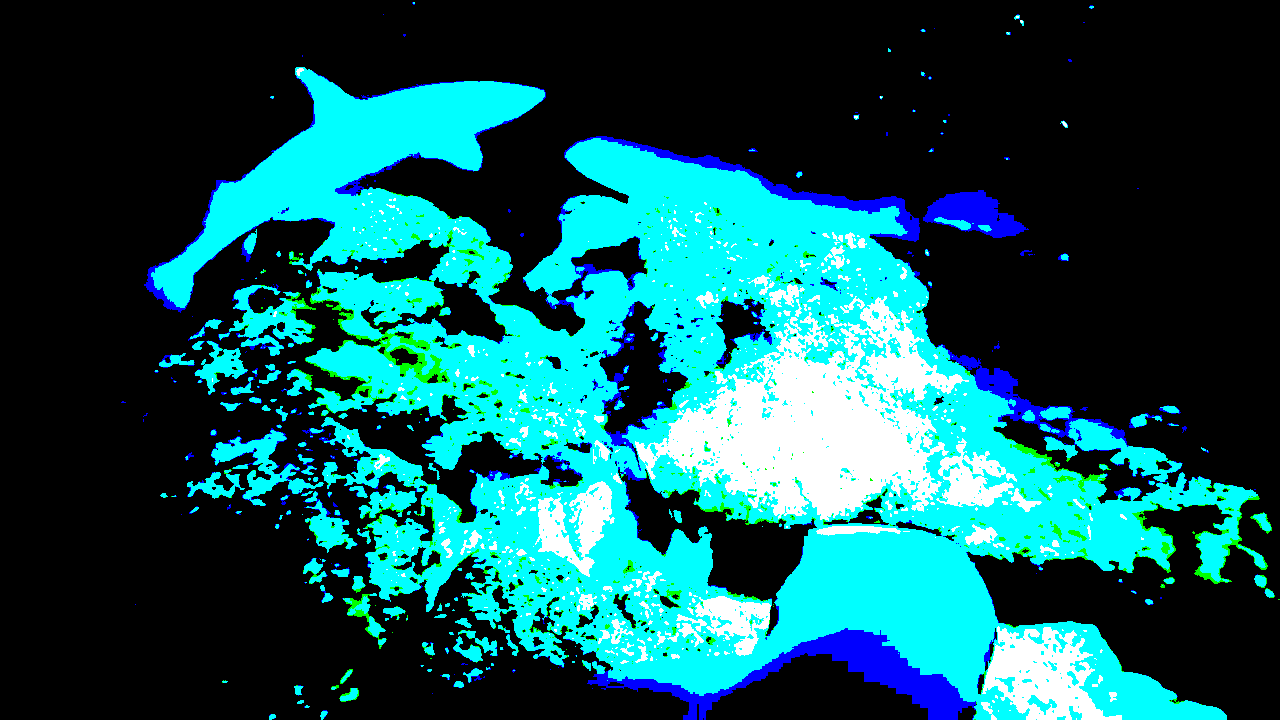
#> input picture 12324.png, 1280 x 720 px
$ python -i B_eclahe.py   (imports and definitions only)
#> lines starting #> are read from the running program, lines starting #| are printed output that depends on the picture; after the words box and inside, x2 and y2 are one past the last pixel; in counts of white or black regions, pixels touching at a corner belong together
#> further down, picture is the input picture: shape (720, 1280, 3); mean B, G, R 0.354, 0.34, 0.064
import cv2
import numpy as np

def _clip_and_redistribute_hist(hist, clip_limit):
    """Clip histogram lalu redistribusi kelebihan secara merata ke semua bin."""
    excess = np.maximum(hist - clip_limit, 0)
    clipped = hist - excess
    n_bins = hist.size
    # total excess yang akan dibagi rata
    total_excess = excess.sum()
    if total_excess > 0:
        # bagikan excess secara merata
        add_each = total_excess // n_bins
        remainder = int(total_excess % n_bins)
        clipped += add_each
        if remainder > 0:
            # sisa didistribusikan satu-satu dari bin awal
            clipped[:remainder] += 1
    return clipped

def _tile_lut(tile_uint8, mu=0.3, q=1e-6):
    """Bangun LUT 256-bin untuk satu ubin (uint8) memakai alpha_e."""
    flat = tile_uint8.ravel()
    l = flat.size               # ℓ = jumlah piksel dalam ubin
    Q = 256                     # jumlah level intensitas
    m = float(flat.mean())      # mean
    sigma = float(flat.std())   # std

    alpha_e = (Q / l) * (1.0 + mu * 2.55 + (sigma / (m + q)))
    clip_limit_per_bin = alpha_e * (l / Q)         # = (1 + μ*2.55 + σ/(m+q))

    # histogram 256-bin
    hist, _ = np.histogram(flat, bins=256, range=(0, 256))
    # clip + redistribusi
    hist = _clip_and_redistribute_hist(hist.astype(np.int64),
                                       clip_limit=int(np.floor(clip_limit_per_bin)))

    # CDF → LUT [0..255]
    cdf = hist.cumsum().astype(np.float64)
    cdf_min = cdf[np.nonzero(cdf)].min() if np.any(cdf) else 0.0
    denom = (l - cdf_min) if (l - cdf_min) > 0 else 1.0
    lut = np.round((cdf - cdf_min) / denom * 255.0).clip(0, 255).astype(np.uint8)
    return lut

def _apply_per_tile_L(l_img_u8, tile_grid_size=(8,8), mu=0.3, q=1e-6):
    """Terapkan CLAHE termodifikasi pada kanal L (uint8)."""
    h, w = l_img_u8.shape
    ty, tx = tile_grid_size
    # ukuran ubin (terakhir bisa sedikit berbeda)
    ys = np.linspace(0, h, ty+1, dtype=int)
    xs = np.linspace(0, w, tx+1, dtype=int)

    out = l_img_u8.copy()
    for i in range(ty):
        for j in range(tx):
            y0, y1 = ys[i], ys[i+1]
            x0, x1 = xs[j], xs[j+1]
            tile = l_img_u8[y0:y1, x0:x1]
            lut = _tile_lut(tile, mu=mu, q=q)
            out[y0:y1, x0:x1] = cv2.LUT(tile, lut)
    return out

def apply_clahe_modified(
    img: np.ndarray,
    mode: str = "lab",           # "lab" (disarankan) atau "bgr" atau "gray"
    tile_grid_size=(8,8),
    mu: float = 0.3,
    q: float = 1e-6
) -> np.ndarray:
    """
    CLAHE termodifikasi dengan alpha_e = Q/l * (1 + μ*2.55 + σ/(m+q)) per ubin.

    - Input: grayscale (H,W) atau BGR (H,W,3). Dapat float [0,1] atau uint8.
    - Output: dtype & skala sama dengan input.
    """
#> called with mode = 'lab', tile_grid_size = (8, 8), mu = 0.3, q = 1e-06
    if img is None or not isinstance(img, np.ndarray):
        raise ValueError("img harus numpy.ndarray")

    orig_dtype = img.dtype
    is_float01 = (img.dtype != np.uint8)
#> is_float01 = False

    # ke uint8 [0..255] agar histogram jelas
    if is_float01:
        img_u8 = (img * 255.0).clip(0, 255).astype(np.uint8)
    else:
        img_u8 = img

    if img_u8.ndim == 2 or mode.lower() == "gray":
        L_eq = _apply_per_tile_L(img_u8 if img_u8.ndim == 2 else cv2.cvtColor(img_u8, cv2.COLOR_BGR2GRAY),
                                 tile_grid_size=tile_grid_size, mu=mu, q=q)
        out_u8 = L_eq if img_u8.ndim == 2 else cv2.cvtColor(L_eq, cv2.COLOR_GRAY2BGR)
    elif mode.lower() == "lab":
        lab = cv2.cvtColor(img_u8, cv2.COLOR_BGR2LAB)
#> lab: shape (720, 1280, 3); mean of channels 0, 1, 2 0.3, 128, 128
        L, A, B = cv2.split(lab)
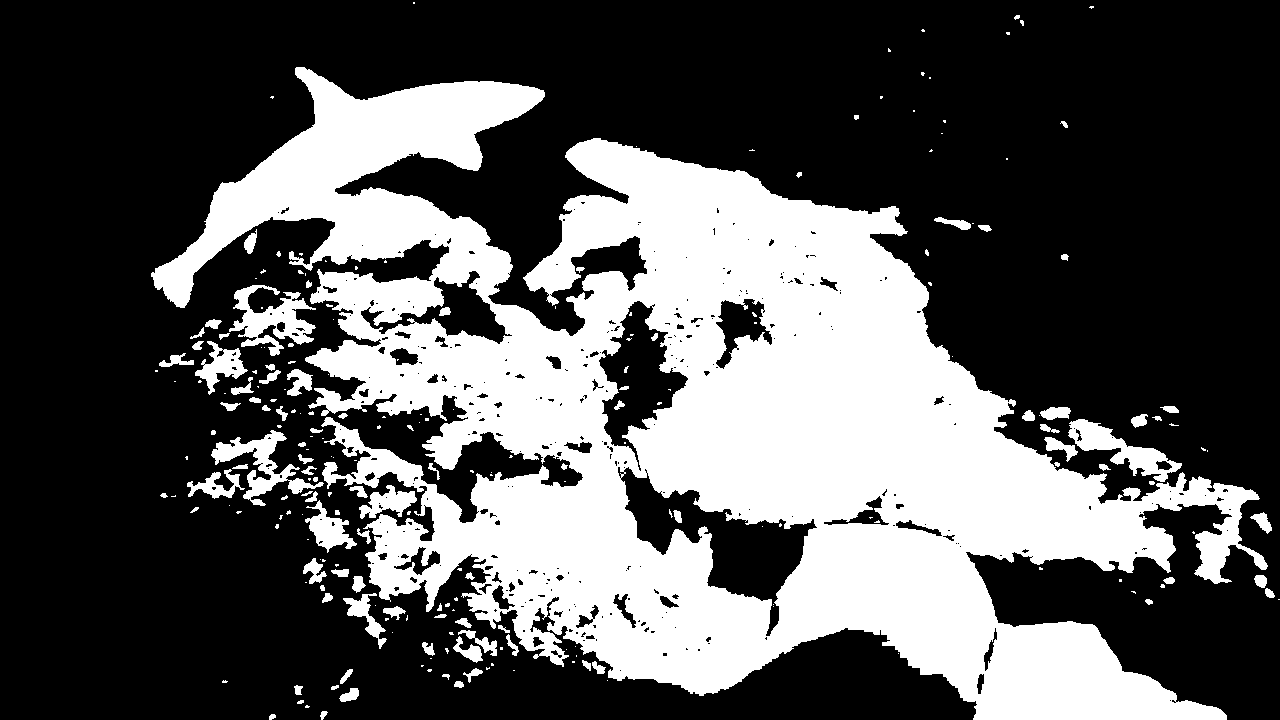
#> L: shape (720, 1280); values 0 (black) and 1 (white), 34% white; 234 white regions (132 under 20 px), largest, box (x1, y1, x2, y2) and area: (151, 67, 1268, 720) 292606, (229, 285, 316, 356) 2737, (211, 430, 324, 506) 2403
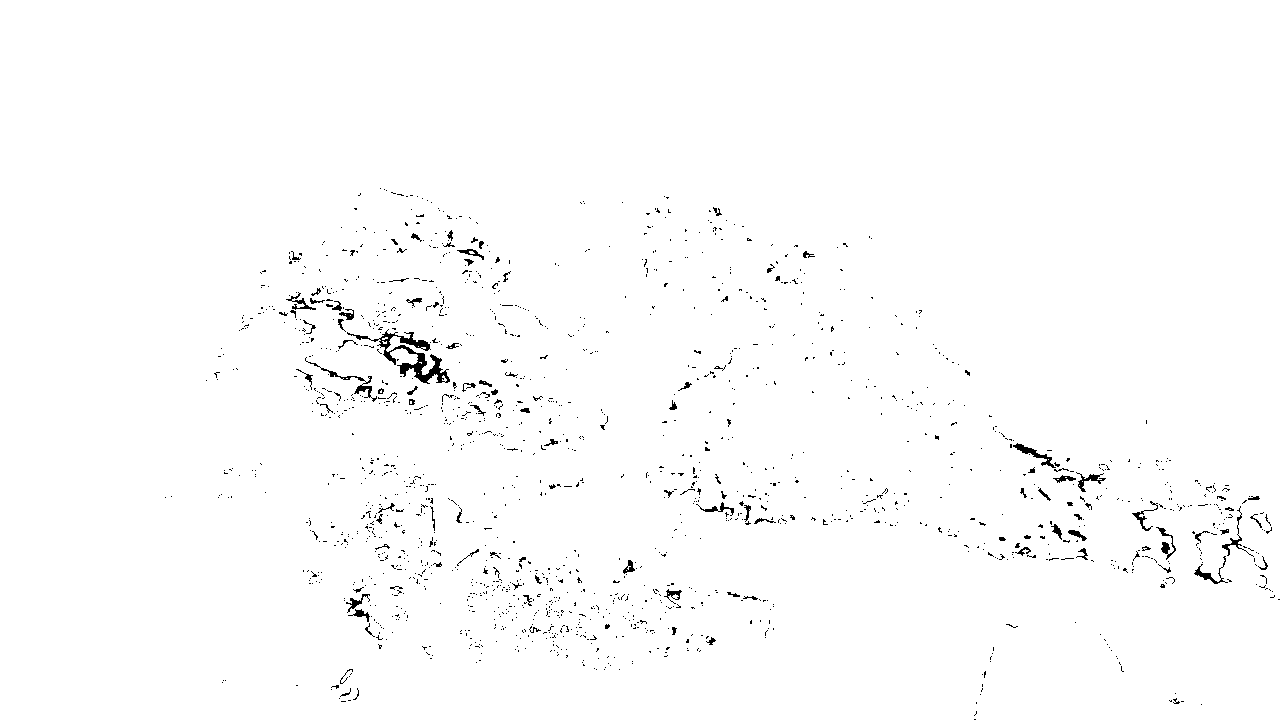
#> A: shape (720, 1280); values 126 (black) and 128 (white), 98.8% white; black in thin lines or dots, all inside (x1, y1, x2, y2) = (165, 188, 1280, 720)
        L_eq = _apply_per_tile_L(L, tile_grid_size=tile_grid_size, mu=mu, q=q)
#> after the loop in _apply_per_tile_L, `for i in range(ty):`:
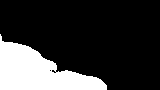
#> tile: shape (90, 160); values 0 (black) and 1 (white), 21.3% white; 1 white region, box (x1, y1, x2, y2) and area: (0, 34, 107, 90) 3074
        out_u8 = cv2.cvtColor(cv2.merge([L_eq, A, B]), cv2.COLOR_LAB2BGR)
    elif mode.lower() == "bgr":
        b, g, r = cv2.split(img_u8)
        b = _apply_per_tile_L(b, tile_grid_size=tile_grid_size, mu=mu, q=q)
        g = _apply_per_tile_L(g, tile_grid_size=tile_grid_size, mu=mu, q=q)
        r = _apply_per_tile_L(r, tile_grid_size=tile_grid_size, mu=mu, q=q)
        out_u8 = cv2.merge([b, g, r])
    else:
        raise ValueError("mode harus 'lab', 'bgr', atau 'gray'.")

    # kembalikan ke skala asal
    if is_float01:
        out = (out_u8.astype(np.float32) / 255.0).clip(0.0, 1.0)
        if orig_dtype == np.float64:
            out = out.astype(np.float64)
    else:
        out = out_u8
    return out

>>> import cv2
>>> picture = cv2.imread('../12324.png')
>>> result = apply_clahe_modified(picture)
